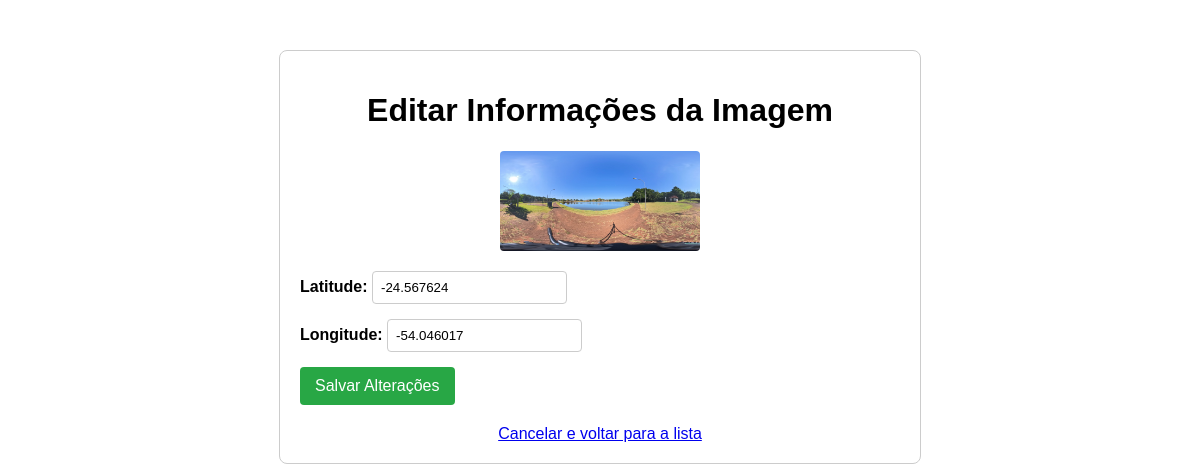
The app's page /imagem/3/editar with its own data.
### app.py (models this page shows, shortened)
class Imagem(db.Model):
    id = db.Column(db.Integer, primary_key=True)
    filename = db.Column(db.String(100), nullable=False)
    latitude = db.Column(db.Float, nullable=False)
    longitude = db.Column(db.Float, nullable=False)

### app.py (the view, shortened to what this page needs)
@app.route('/imagem/<int:id>/editar', methods=['GET', 'POST'])
def editar_imagem(id):
    imagem_a_editar = Imagem.query.get_or_404(id)
    return render_template('editar_imagem.html', imagem=imagem_a_editar)

### templates/editar_imagem.html (shortened to what this page needs)
<!DOCTYPE html>
<html lang="pt-br">
<head>
</head>
<body>
    <h1>Editar Informações da Imagem</h1>
    <img src="{{ url_for('uploaded_file', filename=imagem.filename) }}" alt="Preview">
    <form method="post">
        <div>
            <label for="latitude">Latitude:</label>
            <input type="text" id="latitude" name="latitude" value="{{ imagem.latitude }}" required>
        </div>
        <div>
            <label for="longitude">Longitude:</label>
            <input type="text" id="longitude" name="longitude" value="{{ imagem.longitude }}" required>
        </div>
        <div>
            <input type="submit" value="Salvar Alterações">
        </div>
    </form>
    <a href="{{ url_for('listar_imagens') }}" class="nav-link">Cancelar e voltar para a lista</a>
</body>
</html>

### templates/editar_imagem.html (style rules this page uses)
body { font-family: sans-serif; max-width: 600px; margin: 50px auto; padding: 20px; border: 1px solid #ccc; border-radius: 8px; }
h1 { text-align: center; }
form { display: flex; flex-direction: column; gap: 15px; }
label { font-weight: bold; }
input[type="text"] { padding: 8px; border: 1px solid #ccc; border-radius: 4px; }
input[type="submit"] { padding: 10px 15px; background-color: #28a745; color: white; border: none; border-radius: 4px; cursor: pointer; font-size: 16px; }
img { max-width: 200px; display: block; margin: 0 auto 20px; border-radius: 4px; }
.nav-link { display: block; text-align: center; margin-top: 20px; }

### records on screen
Imagem: filename (picture), latitude "-24.567624", longitude "-54.046017"
